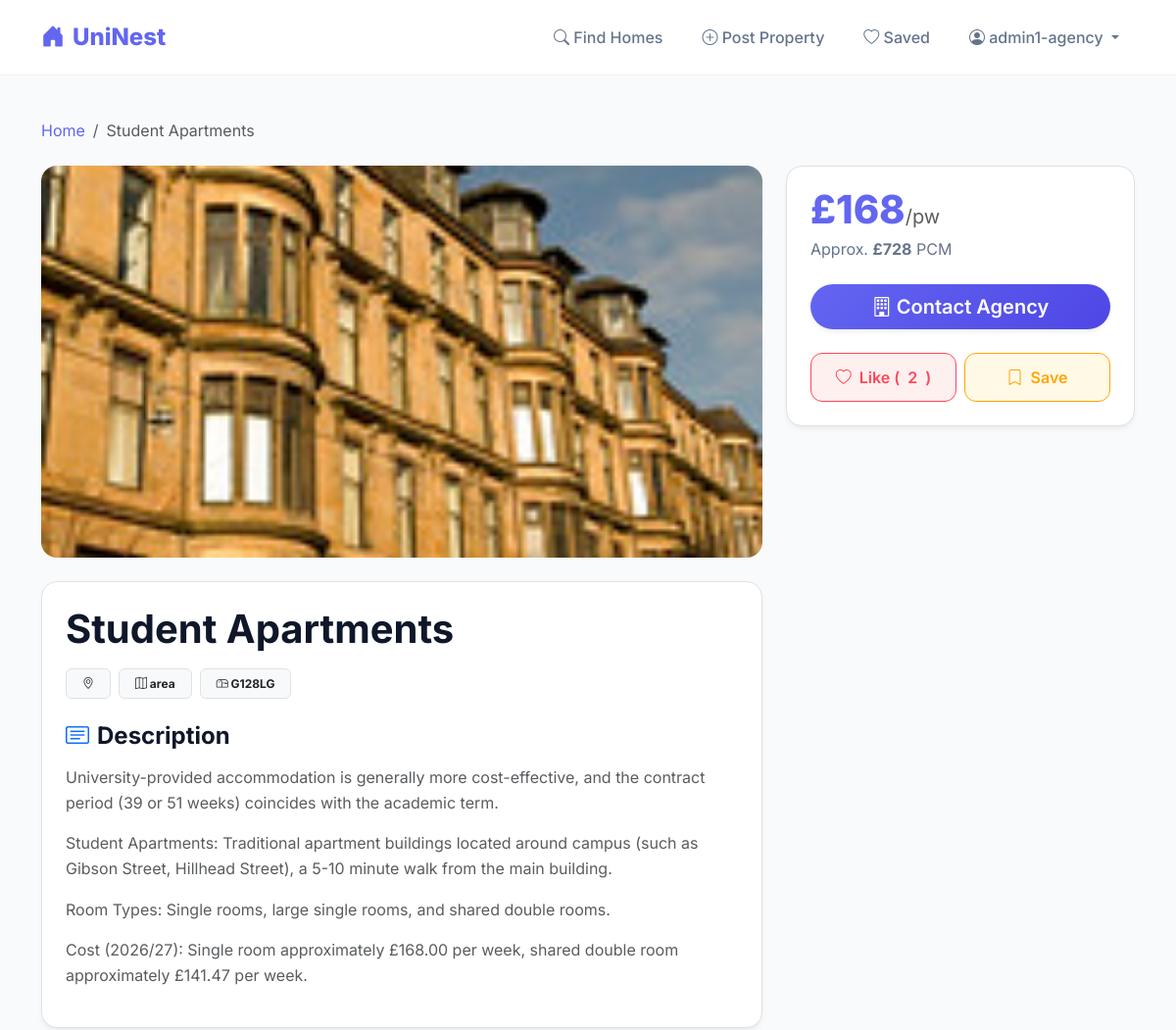
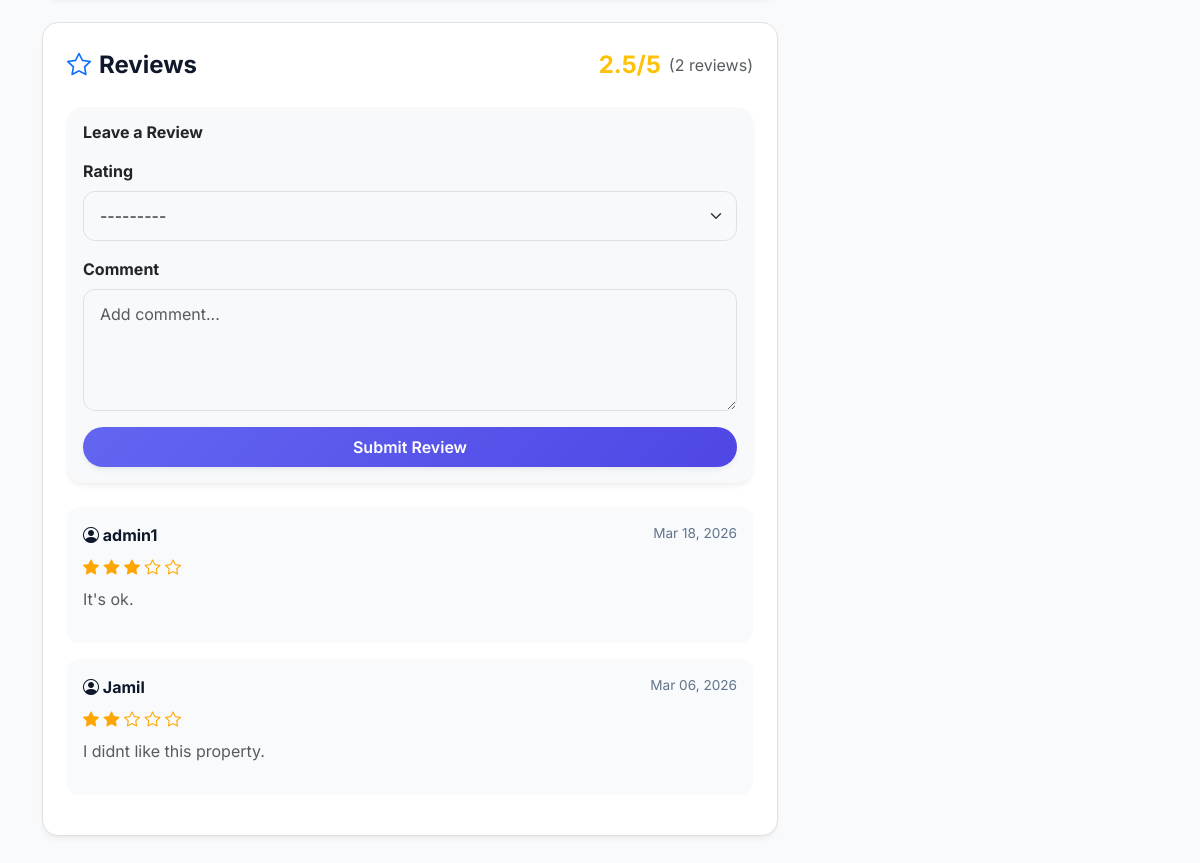
/property/1/ (signed in), run on the app's committed database (2 pictures, top to bottom).
### properties/models.py (models this page shows, shortened)
class User(AbstractUser):
    ROLE_CHOICES = (
        ('user', 'Student User'),
        ('agency', 'Agency'),
        ('admin', 'Administrator'),
    )
    role = models.CharField(max_length=10, choices=ROLE_CHOICES, default='user')

class Property(models.Model):
    title = models.CharField(max_length=200)
    description = models.TextField()
    price = models.IntegerField(verbose_name="Price (£/week)")
    zip_code = models.CharField(max_length=10)
    image = models.ImageField(upload_to="images/", blank=True, null=True)
    user = models.ForeignKey(User, on_delete=models.CASCADE)
    created_at = models.DateTimeField(auto_now_add=True)
    address = models.CharField(max_length=300, blank=True, verbose_name="Full Address")
    area = models.CharField(max_length=100, blank=True, null=True)
    latitude = models.DecimalField(max_digits=9, decimal_places=7, null=True, blank=True, verbose_name="Latitude")
    longitude = models.DecimalField(max_digits=10, decimal_places=7, null=True, blank=True, verbose_name="Longitude")
    distance_from_campus = models.CharField(max_length=50, blank=True, verbose_name="Distance from Campus")
    @property
    def price_pcm(self):
        return round((self.price * 52) / 12)

class Review(models.Model):
    RATING_CHOICES = (
        (1, "1 Star"),
        (2, "2 Stars"),
        (3, "3 Stars"),
        (4, "4 Stars"),
        (5, "5 Stars"),
    )
    user = models.ForeignKey(User, on_delete=models.CASCADE)
    property = models.ForeignKey(Property, on_delete=models.CASCADE, related_name='reviews')
    rating = models.IntegerField(choices=RATING_CHOICES)
    comment = models.TextField(max_length=300)
    created_at = models.DateTimeField(auto_now_add=True)
    updated_at = models.DateTimeField(auto_now=True)
    class Meta:
        unique_together = ('user', 'property')
        ordering = ['-created_at']

### properties/views.py (the view)
# urls.py: path('property/<int:pk>/', views.property_detail, name='property_detail'),
@login_required
def property_detail(request, pk):
    property_obj = get_object_or_404(Property, pk=pk)
    is_liked = Like.objects.filter(user=request.user, property=property_obj).exists()
    is_collected = Collection.objects.filter(user=request.user, property=property_obj).exists()
    existing_review = Review.objects.filter(
        user=request.user,
        property=property_obj
    ).first()
    reviews = Review.objects.filter(
        property=property_obj
    ).select_related('user')
    if request.method == "POST":
        if existing_review:
            form = ReviewForm(request.POST, instance=existing_review)
        else:
            form = ReviewForm(request.POST)
        if form.is_valid():
            review = form.save(commit=False)
            review.user = request.user
            review.property = property_obj
            review.save()
            messages.success(request, "Your review has been saved.")
            return redirect('property_detail', pk=pk)
    else:
        form = ReviewForm(instance=existing_review)
    review_count = reviews.count()
    avg_rating = 0
    if review_count > 0:
        avg_rating = round(sum(review.rating for review in reviews) / review_count, 1)
    return render(request, "properties/property_detail.html", {
        "property": property_obj,
        "is_liked": is_liked,
        "is_collected": is_collected,
        "like_count": property_obj.likes.count(),
        "form": form,
        "reviews": reviews,
        "review_count": review_count,
        "avg_rating": avg_rating,
        "existing_review": existing_review,
        "google_maps_key": settings.GOOGLE_MAPS_API_KEY,
    })

### properties/templates/properties/property_detail.html (shortened to what this page needs)
{% extends 'base/base.html' %}
{% block content %}
<div class="container py-4">
    <nav aria-label="breadcrumb" class="mb-4">
        <ol class="breadcrumb">
            <li class="breadcrumb-item"><a href="{% url 'home' %}" class="text-decoration-none" style="color: var(--primary-color);">Home</a></li>
            <li class="breadcrumb-item active" aria-current="page">{{ property.title }}</li>
        </ol>
    </nav>
    <div class="row g-4">
        <div class="col-lg-8">
            {% if property.image %}
                <img src="{{ property.image.url }}" class="property-hero-image animate-fade-in" alt="{{ property.title }}">
            {% else %}
                <div class="property-hero-image d-flex align-items-center justify-content-center bg-light animate-fade-in">
                    <i class="bi bi-image text-muted" style="font-size: 4rem;"></i>
                </div>
            {% endif %}
            <div class="detail-section animate-fade-in-up delay-100">
                <h1 class="fw-bold mb-3">{{ property.title }}</h1>
                <div class="d-flex flex-wrap gap-2 mb-4">
                    <span class="badge bg-light text-dark border px-3 py-2"><i class="bi bi-geo-alt"></i> {{ property.address }}</span>
                    {% if property.area %}<span class="badge bg-light text-dark border px-3 py-2"><i class="bi bi-map"></i> {{ property.area }}</span>{% endif %}
                    <span class="badge bg-light text-dark border px-3 py-2"><i class="bi bi-mailbox"></i> {{ property.zip_code }}</span>
                </div>
                <h4 class="section-title"><i class="bi bi-card-text text-primary"></i> Description</h4>
                <div class="text-muted" style="line-height: 1.6;">
                    {{ property.description|linebreaks }}
                </div>
            </div>
            <div class="detail-section animate-fade-in-up delay-300">
                <div class="d-flex justify-content-between align-items-center mb-4">
                    <h4 class="section-title mb-0"><i class="bi bi-star text-primary"></i> Reviews</h4>
                    <div class="d-flex align-items-center gap-2">
                        <span class="fs-4 fw-bold text-warning">{{ avg_rating }}/5</span>
                        <span class="text-muted">({{ review_count }} review{{ review_count|pluralize }})</span>
                    </div>
                </div>
                <div class="card bg-light border-0 mb-4 p-3" id="review-form-container">
                    <h6 class="fw-bold mb-3">{% if existing_review %}Update Your Review{% else %}Leave a Review{% endif %}</h6>
                    <form method="post" class="ajax-action-form">
                        <div class="mb-3">
                            <label class="form-label fw-bold">Rating</label>
                            {{ form.rating }}
                        </div>
                        <div class="mb-3">
                            <label class="form-label fw-bold">Comment</label>
                            {{ form.comment }}
                        </div>
                        <button type="submit" class="btn btn-primary-custom w-100">
                            {% if existing_review %}Update Review{% else %}Submit Review{% endif %}
                        </button>
                    </form>
                </div>
                <div id="reviews-list-container">
                    {% for review in reviews %}
                    <div class="review-card">
                        <div class="review-header">
                            <span class="review-user"><i class="bi bi-person-circle"></i> {{ review.user.username }}</span>
                            <span class="review-date">{{ review.created_at|date:"M d, Y" }}</span>
                        </div>
                        <div class="review-stars">
                            {% for i in "12345" %}
                                {% if forloop.counter <= review.rating %}<i class="bi bi-star-fill"></i>{% else %}<i class="bi bi-star"></i>{% endif %}
                            {% endfor %}
                        </div>
                        <div class="text-muted">{{ review.comment|linebreaks }}</div>
                    </div>
                    {% empty %}
                    <div class="text-center text-muted py-4">
                        <i class="bi bi-chat-square-text fs-1"></i>
                        <p class="mt-2">No reviews yet. Be the first to review!</p>
                    </div>
                    {% endfor %}
                </div>
            </div>
        </div>
        <div class="col-lg-4 animate-fade-in-up delay-200">
            <div class="price-card">
                <div class="mb-4">
                    <div class="price-tag">£{{ property.price }}<span class="fs-5 text-muted fw-normal">/pw</span></div>
                    <div class="price-pcm">Approx. <strong>£{{ property.price_pcm }}</strong> PCM</div>
                </div>
                <div class="d-grid gap-3" id="sidebar-actions">
                    <a href="{% url 'agency_info' property.user.id %}" class="btn btn-primary-custom btn-lg w-100 mb-2">
                        <i class="bi bi-building"></i> Contact Agency
                    </a>
                    <div class="row g-2">
                        <div class="col-6">
                            <form action="{% url 'toggle_like' property.id %}" method="post" class="ajax-action-form">
                                <button type="submit" class="btn action-btn btn-like w-100 {% if is_liked %}active{% endif %}">
                                    <i class="bi bi-heart{% if is_liked %}-fill{% endif %}"></i>
                                    Like (<span class="count-val">{{ like_count }}</span>)
                                </button>
                            </form>
                        </div>
                        <div class="col-6">
                            <form action="{% url 'toggle_collection' property.id %}" method="post" class="ajax-action-form">
                                <button type="submit" class="btn action-btn btn-collect w-100 {% if is_collected %}active{% endif %}">
                                    <i class="bi bi-bookmark{% if is_collected %}-fill{% endif %}"></i>
                                    <span class="status-val">{% if is_collected %}Saved{% else %}Save{% endif %}</span>
                                </button>
                            </form>
                        </div>
                    </div>
                </div>
            </div>
        </div>
    </div>
</div>
{% endblock %}

### properties/templates/base/base.html (shortened to what this page needs)
<!DOCTYPE html>
<html lang="en">
<head>
    <link href="https://cdn.jsdelivr.net/npm/bootstrap@5.3.3/dist/css/bootstrap.min.css" rel="stylesheet">
    <link rel="stylesheet" href="https://cdn.jsdelivr.net/npm/bootstrap-icons@1.11.3/font/bootstrap-icons.min.css">
</head>
<body>
    <nav class="navbar navbar-expand-lg modern-navbar">
        <div class="container max-w-1200">
            <a class="navbar-brand" href="{% url 'home' %}">
                <i class="bi bi-house-door-fill"></i> UniNest
            </a>
            <div class="collapse navbar-collapse" id="navbarNav">
                <ul class="navbar-nav ms-auto align-items-center gap-2">
                    <li class="nav-item">
                        <a class="nav-link" href="{% url 'home' %}"><i class="bi bi-search"></i> Find Homes</a>
                    </li>
                    {% if user.is_authenticated %}
                        {% if user.role == 'agency' %}
                        <li class="nav-item">
                            <a class="nav-link" href="{% url 'post_property' %}"><i class="bi bi-plus-circle"></i> Post Property</a>
                        </li>
                        {% endif %}
                        <li class="nav-item">
                            <a class="nav-link" href="{% url 'my_likes' %}"><i class="bi bi-heart"></i> Saved</a>
                        </li>
                        <li class="nav-item dropdown">
                            <a class="nav-link dropdown-toggle" href="#" id="userDropdown" role="button" data-bs-toggle="dropdown">
                                <i class="bi bi-person-circle"></i> {{ user.username }}
                            </a>
                        </li>
                    {% endif %}
                </ul>
            </div>
        </div>
    </nav>
    <div class="main-container">
        <div id="toast-container" class="position-fixed top-0 end-0 p-3" style="z-index: 1060; margin-top: 70px;">
        </div>
        {% block content %}
        {% endblock %}
    </div>
</body>
</html>

### data on the page
User: username "admin1-agency"
Property: title "Student Apartments", image (picture), area "area", zip_code "G128LG", description "University-provided accommodation is generally more cost-effective, and the contract period (39 or 51 weeks) coincides with the academic term. Student Apartments: Traditional apartment buildings located around campus (such as Gibson Street, Hillhead Street), a 5-10 minute walk from the main building. Room Types: Single rooms, large single rooms, and shared double rooms. Cost (2026/27): Single room approximately £168.00 per week, shared double room approximately £141.47 per week.", price "168", price_pcm "728"
Review: user.username "admin1", created_at "Mar 18, 2026", rating 3 (drawn), comment "It's ok."
Review: user.username "Jamil", created_at "Mar 06, 2026", rating 2 (drawn), comment "I didnt like this property."

### other printed values
{{ avg_rating }} "2.5"
{{ review_count }} "2"
{{ like_count }} "2"
